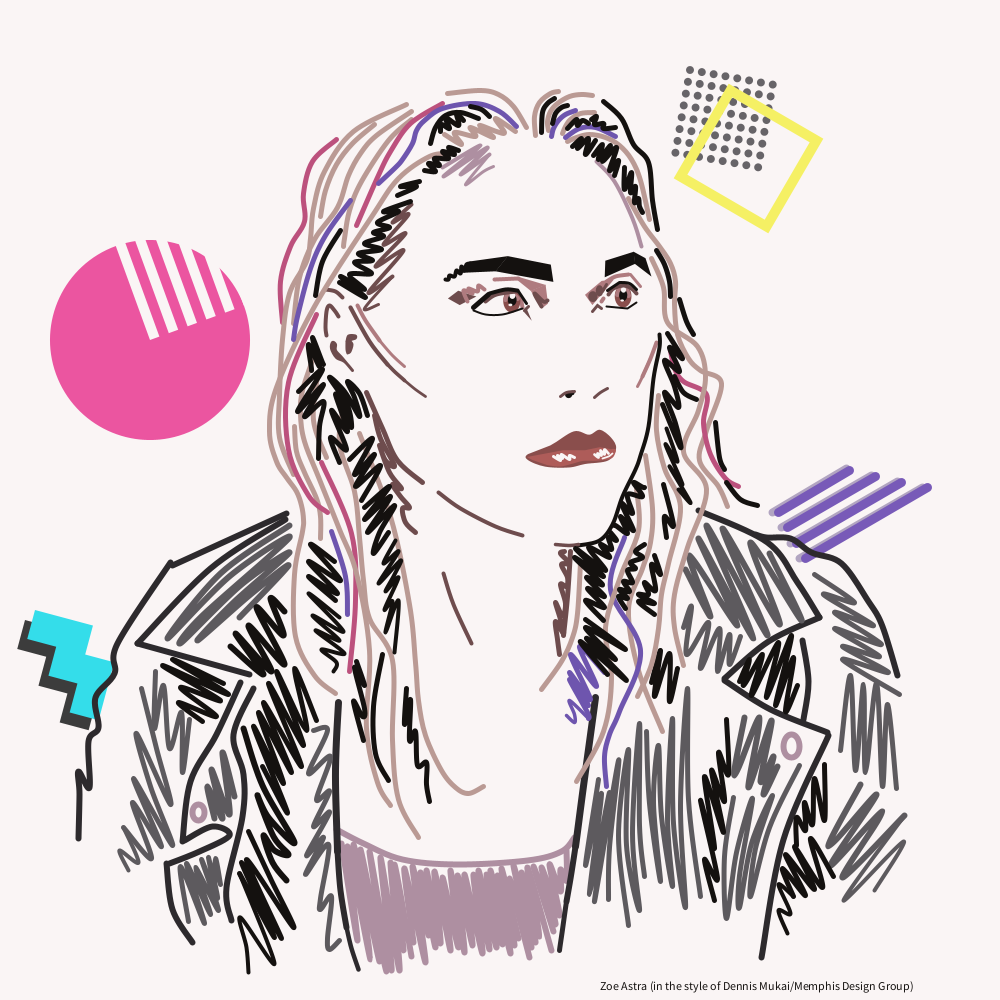
Frame 1 (no input)
Frame 60 (the mouse pressed at the canvas centre just before this capture): identical to frame 1, image omitted
Frame 120 (the mouse held since frame 60 and released just before this capture): identical to frame 1, image omitted

The Processing sketch that drew this single still picture (run headless with seeded random() and noise(); from frame 60 on, the mouse is pressed at the canvas centre):

// Processing sketch: astraz_self_portrait
// ── astraz_self_portrait.pde
int MOUSE_CLICKED = 0;

void settings() {
  size(1000, 1000);
}

void setup() {
  //noLoop();
}

// main loop
void draw() {
  // background
  background(250, 245, 245);
  
  // BG object hider
  if (MOUSE_CLICKED == 0) {
    bg_objects();
  }
  
  // clothes
  shirt();
  jacket();
  jacket_color();
  
  // body
  face();
  skin();
  hair();
  hair_shadow();
  
  //credits
  textSize(12);
  fill(20, 17, 15);
  //save("selfie.png");
  text("Zoe Astra (in the style of Dennis Mukai/Memphis Design Group)", 600, 990);
}

// record mouse click to hide BG objects
void mouseClicked() {
  if (MOUSE_CLICKED == 0) {
    MOUSE_CLICKED = 1;
  } else {
    MOUSE_CLICKED = 0;
  }
}

// ── bg_objects.pde
// this was thrown together in about an hour and is not formatted well nor commented well

void bg_objects() {
  // grey dots
  translate(690, 70);
  rotate(radians(10));
  noStroke();
  fill(103, 100, 104);
  
  int h_position_dots = 0;
  int v_position_dots = 0;
  
  for (int vert = 0; vert <= 7; vert++) {
    for (int horiz = 0; horiz <= 7; horiz++) {
      circle(0 + h_position_dots, 0 + v_position_dots, 8);
      h_position_dots += 12;
    }
    h_position_dots = 0;
    v_position_dots += 12;
  }
  h_position_dots = 0;
  v_position_dots = 0;
  resetMatrix();
  
  // yellow square
  translate(730, 90);
  rotate(radians(30));
  noFill();
  strokeWeight(10);
  stroke(245, 240, 100);
  square(0, 0, 100);
  resetMatrix();
  
  // pink circle
  translate(150, 340);
  rotate(radians(250));
  noStroke();
  fill(235, 85, 160);
  circle(0, 0, 200);
  fill(250, 245, 245);
  int v_position_circle_lines = 0;
  for (int vert = 0; vert <= 7; vert++) {
    rect(0, 0 + v_position_circle_lines, 220, 10);
    v_position_circle_lines += 20;
  }
  v_position_circle_lines = 0;
  resetMatrix();
  
  // purple lines shadow
  translate(772, 512);
  rotate(radians(330));
  noFill();
  strokeWeight(8);
  stroke(178, 165, 193);
  int v_position_lines_s = 0;
  int h_length_lines_s = 0;
  for (int vert = 0; vert <= 3; vert++) {
    beginShape();
    vertex(0, 0 + v_position_lines_s);
    vertex(86 + h_length_lines_s, 0 + v_position_lines_s);
    endShape();
    v_position_lines_s += 18;
    h_length_lines_s += 19;
  }
  v_position_lines_s = 0;
  h_length_lines_s = 0;
  resetMatrix();
  
  // purple lines
  translate(778, 512);
  rotate(radians(330));
  noFill();
  strokeWeight(9);
  stroke(120, 90, 184);
  int v_position_lines = 0;
  int h_length_lines = 0;
  for (int vert = 0; vert <= 3; vert++) {
    beginShape();
    vertex(0, 0 + v_position_lines);
    vertex(82 + h_length_lines, 0 + v_position_lines);
    endShape();
    v_position_lines += 18;
    h_length_lines += 20;
  }
  v_position_lines = 0;
  h_length_lines = 0;
  resetMatrix();
  
  //squiggle shadow
  translate(25, 620);
  rotate(radians(15));
  noStroke();
  fill(60, 60, 60);
  beginShape();
    vertex(0, 0);
    vertex(60, 0);
    vertex(60, 30);
    vertex(90, 30);
    vertex(90, 90);
    vertex(60, 90);
    vertex(60, 60);
    vertex(30, 60);
    vertex(30, 30);
    vertex(0, 30);
    vertex(0, 0);
    endShape();
  resetMatrix();
  
  //squiggle
  translate(35, 610);
  rotate(radians(15));
  noStroke();
  fill(52, 221, 234);
  beginShape();
    vertex(0, 0);
    vertex(60, 0);
    vertex(60, 30);
    vertex(90, 30);
    vertex(90, 90);
    vertex(60, 90);
    vertex(60, 60);
    vertex(30, 60);
    vertex(30, 30);
    vertex(0, 30);
    vertex(0, 0);
    endShape();
  resetMatrix();
}

// ── face.pde
void face() {
  // -eyebrows
  // --left
  noStroke();
  
  fill(20, 17, 15);
  quad(469.3, 261.5, 508, 256.1, 495.8, 271.3, 460.5, 272.9);
  quad(507.7, 256.1, 550.8, 264.6, 553.4, 281.9, 495.5, 271.3);
  
  beginShape();
  noFill();
  strokeWeight(4);
  stroke(20, 17, 15);
  curveVertex(445, 279);
  curveVertex(445, 279);
  curveVertex(448.6, 279.3);
  curveVertex(449.5, 275);
  curveVertex(454.8, 276.7);
  curveVertex(456.1, 270);
  curveVertex(460.4, 273.1);
  curveVertex(461.6, 266.9);
  curveVertex(464.5, 270.8);
  curveVertex(466.5, 264.8);
  curveVertex(470.4, 263.6);
  curveVertex(470.4, 263.6);
  endShape();
  
  // --right
  noStroke();
  
  fill(20, 17, 15);
  quad(605.3, 260.7, 633.9, 251.7, 635.2, 263.8, 604.7, 277.3);
  quad(633.6, 251.7, 645.5, 258.2, 651.5, 276.6, 634.8, 263.8);


  // -eyes
  // --shadow
  // ---left
  noStroke();
  
  fill(110, 76, 77);
  quad(447.9, 298.5, 458.2, 290.7, 476.4, 296.5, 459.7, 305.1);
  
  fill(175, 123, 127);
  quad(545.6, 284.7, 548, 303.6, 541.5, 308.7, 530.7, 290.7);
  quad(519.1, 277, 545.9, 285, 530.9, 291, 516.3, 279.3);
  
  noFill();
  
  beginShape();
  strokeWeight(4);
  stroke(175, 123, 127);
  vertex(494.5, 279.3);
  vertex(518.3, 278);
  endShape();
  
  beginShape();
  strokeWeight(4);
  stroke(175, 123, 127);
  curveVertex(467.6, 301.4);
  curveVertex(467.6, 301.4);
  curveVertex(463.2, 290.9);
  curveVertex(472.9, 293.8);
  curveVertex(468.8, 288);
  curveVertex(477.9, 291.5);
  curveVertex(478.1, 285.9);
  curveVertex(484.5, 289.4);
  curveVertex(484.5, 289.4);
  endShape();
  
  beginShape();
  strokeWeight(4);
  stroke(110, 76, 77);
  curveVertex(541, 306);
  curveVertex(541, 306);
  curveVertex(534, 293.6);
  curveVertex(543.3, 301);
  curveVertex(547.6, 300.6);
  curveVertex(547.6, 300.6);
  endShape();
  
  noStroke();
  fill(110, 76, 77);
  triangle(522.9, 310.8, 526.2, 307.6, 531.8, 320.8);
  
  beginShape();
  noFill();
  stroke(110, 76, 77);
  strokeWeight(3);
  vertex(524.1, 310.6);
  vertex(528.2, 306.5);
  endShape();
  
  // ---right
  noStroke();
   
  fill(175, 123, 127);
  quad(585, 294.8, 601.6, 280.9, 613.9, 279.5, 592.4, 305.1);
  
  noFill();
  
  beginShape();
  strokeWeight(4);
  stroke(175, 123, 127);
  curveVertex(606.5, 281.6);
  curveVertex(606.5, 281.6);
  curveVertex(615.6, 276.7);
  curveVertex(628.7, 274.2);
  curveVertex(628.7, 274.2);
  endShape();
  
  beginShape();
  strokeWeight(3);
  stroke(175, 123, 127);
  vertex(630.3, 274.7);
  vertex(640.1, 286.8);
  endShape();
  
  ellipseMode(CENTER);
  noStroke();
  fill(110, 76, 77);
  ellipse(592.9, 296.6, 9.3, 10.8);
  ellipse(599.5, 290.8, 7.6, 11.2);
  
  beginShape();
  strokeWeight(3);
  stroke(110, 76, 77);
  vertex(602.3, 291);
  vertex(606.5, 284.3);
  endShape();
  
  beginShape();
  noFill();
  strokeWeight(3);
  stroke(110, 76, 77);
  vertex(592.7, 311.5);
  vertex(597.9, 305.1);
  vertex(601, 308.9);
  endShape();
  
  
  
  // --orbit
  // ---left
  beginShape();
  noFill();
  strokeWeight(4);
  stroke(175, 123, 127);
  vertex(520.6, 296.9);
  vertex(522.3, 307.6);
  endShape();
  
  ellipseMode(CENTER);
  noStroke();
  fill(138, 78, 76);
  ellipse(511.8, 300.8, 17.2, 23.6);
  
  beginShape();
  noFill();
  strokeWeight(5);
  stroke(175, 123, 127);
  curveVertex(505.5, 299.2);
  curveVertex(505.5, 299.2);
  curveVertex(510.4, 292.1);
  curveVertex(517.9, 298.9);
  curveVertex(517.9, 298.9);
  endShape();
  
  ellipseMode(CENTER);
  noStroke();
  fill(20, 17, 15);
  ellipse(512.2, 299.9, 8.8, 11.7);
  
  ellipseMode(CENTER);
  noStroke();
  fill(250, 245, 245);
  ellipse(512.4, 295.7, 5.9, 6.5);

  ellipseMode(CENTER);
  noStroke();
  fill(250, 245, 245);
  ellipse(510.4, 304.9, 4, 2.7);
  
  // ---right 
  beginShape();
  noFill();
  strokeWeight(4);
  stroke(175, 123, 127);
  vertex(601.8, 301.6);
  vertex(603.5, 298.2);
  endShape();
  
  ellipseMode(CENTER);
  noStroke();
  fill(138, 78, 76);
  ellipse(623.1, 296.2, 16.8, 22.6);
  
  beginShape();
  noFill();
  strokeWeight(5);
  stroke(175, 123, 127);
  curveVertex(617, 294.5);
  curveVertex(617, 294.5);
  curveVertex(623, 283);
  curveVertex(628.4, 295.7);
  curveVertex(628.4, 295.7);
  endShape();
  
  ellipseMode(CENTER);
  noStroke();
  fill(20, 17, 15);
  ellipse(623.2, 295.2, 8.2, 11.7);
  
  ellipseMode(CENTER);
  noStroke();
  fill(250, 245, 245);
  ellipse(623.5, 289.8, 5.2, 5.8);

  ellipseMode(CENTER);
  noStroke();
  fill(250, 245, 245);
  ellipse(622.2, 300.5, 3.6, 2.2);
  
  
  // --orbitshadow
  // ---left
  noFill();
  
  beginShape();
  strokeWeight(4);
  stroke(110, 76, 77);
  curveVertex(485, 301);
  curveVertex(485, 301);
  curveVertex(496, 294);
  curveVertex(516.9, 291.6);
  curveVertex(516.9, 291.6);
  endShape();
  
  // ---right
  beginShape();
  strokeWeight(4);
  stroke(110, 76, 77);
  curveVertex(608.6, 294.6);
  curveVertex(608.6, 294.6);
  curveVertex(613.7, 288.3);
  curveVertex(623.8, 285.3);
  curveVertex(631.8, 288.3);
  curveVertex(636, 293.3);
  curveVertex(636, 293.3);
  endShape();
  
  
  // --liner
  // ---left 
  beginShape();
  strokeWeight(5);
  stroke(20, 17, 15);
  vertex(473.1, 307.2);
  vertex(488.7, 294.2);
  endShape();
  
  beginShape();
  strokeWeight(4);
  stroke(20, 17, 15);
  curveVertex(489.7, 293.5);
  curveVertex(489.7, 293.5);
  curveVertex(505, 289.6);
  curveVertex(517, 290);
  curveVertex(517, 290);
  endShape();
  
  beginShape();
  strokeWeight(3);
  stroke(20, 17, 15);
  vertex(518, 291);
  vertex(526.5, 303);
  endShape();
  
  beginShape();
  strokeWeight(2);
  stroke(20, 17, 15);
  curveVertex(473.8, 310.3);
  curveVertex(473.8, 310.3);
  curveVertex(485.8, 314);
  curveVertex(502, 314.7);
  curveVertex(522, 308.7);
  curveVertex(522, 308.7);
  endShape();
  
  // ---right
  beginShape();
  strokeWeight(3);
  stroke(20, 17, 15);
  vertex(607.2, 290.9);
  vertex(619, 282.6);
  endShape();

  beginShape();
  strokeWeight(3);
  stroke(20, 17, 15);
  curveVertex(620, 282.8);
  curveVertex(620, 282.8);
  curveVertex(629.5, 283.8);
  curveVertex(636.4, 289.8);
  curveVertex(636.4, 289.8);
  endShape();
  
  beginShape();
  strokeWeight(2);
  stroke(20, 17, 15);
  vertex(606.2, 306.4);
  vertex(627.9, 308.7);
  vertex(636.2, 302.5);
  endShape();
  
  
  // -nose
  noStroke();
  
  fill(20, 17, 15);
  circle(568.62, 394.53, 7.26);
  circle(572.25, 392.94, 4.59);
  
  noFill();
  
  beginShape();
  strokeWeight(3);
  stroke(110, 76, 77);
  curveVertex(560.35, 396.1);
  curveVertex(560.35, 396.1);
  curveVertex(566.77, 392.35);
  curveVertex(574.55, 391.45);
  curveVertex(574.55, 391.45);
  endShape();
  
  beginShape();
  strokeWeight(3);
  stroke(110, 76, 77);
  curveVertex(594.16, 397.52);
  curveVertex(594.16, 397.52);
  curveVertex(600.1, 392.23);
  curveVertex(607.52, 388.35);
  curveVertex(607.52, 388.35);
  endShape();
  

  
  // -lips
  // --fill
  // ---upper
  noStroke();  
  
  beginShape();
  fill(138, 78, 76);
  curveVertex(528, 454.1);
  curveVertex(550.29, 445.45);
  curveVertex(573.82, 431.36);
  curveVertex(589.18, 434.70);
  curveVertex(599.84, 429.77);
  curveVertex(611.19, 437.77);
  curveVertex(616.1, 448.35);
  curveVertex(608.23, 460.48);
  curveVertex(585.04, 464.02);
  curveVertex(568.87, 467.5);
  curveVertex(545.09, 466.63);
  curveVertex(528, 460.1);
  curveVertex(528, 454.1);
  curveVertex(550.29, 445.45);
  endShape();
  
  // ---lower
  beginShape();
  fill(174, 92, 89);
  vertex(526.94, 457);
  vertex(562.81, 450.29);
  vertex(584.74, 450.29);
  vertex(599.71, 447.19);
  vertex(611.06, 449.23);
  curveVertex(616.23, 446.94);
  curveVertex(616.23, 446.94);
  curveVertex(615.56, 452.29);
  curveVertex(611.06, 458.55);
  curveVertex(596.55, 460.71);
  curveVertex(583.06, 460.9);
  curveVertex(571.32, 464.03);
  curveVertex(559.97, 466.55);
  curveVertex(547.58, 465.26);
  curveVertex(547.58, 465.26);
  vertex(532.1, 459.87);
  vertex(526.94, 457);
  vertex(562.81, 450.29);
  endShape();
  
  noFill();
  
  // --shine
  beginShape();
  strokeWeight(3);
  stroke(250, 245, 245);
  curveVertex(553.32, 456.16);
  curveVertex(553.32, 456.16);
  curveVertex(560.68, 460.81);
  curveVertex(557.45, 455.71);
  curveVertex(562.03, 458.87);
  curveVertex(561.13, 454.87);
  curveVertex(569.06, 459.58);
  curveVertex(569, 455.52);
  curveVertex(574.74, 457.16);
  curveVertex(574.74, 457.16);
  endShape();
  
  beginShape();
  strokeWeight(2.7);
  stroke(250, 245, 245);
  curveVertex(594.42, 454.29);
  curveVertex(594.42, 454.29);
  curveVertex(598.58, 457.74);
  curveVertex(597.52, 453.13);
  curveVertex(601.29, 455);
  curveVertex(600.03, 450);
  curveVertex(604.39, 454.45);
  curveVertex(604, 449.77);
  curveVertex(608.84, 453.03);
  curveVertex(608.84, 453.03);
  endShape();
  
  beginShape();
  strokeWeight(1.8);
  stroke(250, 245, 245);
  curveVertex(602.16, 458);
  curveVertex(602.16, 458);
  curveVertex(608.1, 456);
  curveVertex(612.87, 453.72);
  curveVertex(612.87, 453.72);
  endShape();
}

// ── hair.pde
void hair() {
  // -left
  //18
  beginShape();
  noFill();
  strokeWeight(5);
  stroke(186, 154, 148);
  curveVertex(515, 131);
  curveVertex(515, 131);
  curveVertex(495, 118);
  curveVertex(504, 132);
  curveVertex(496, 131);
  curveVertex(479, 125);
  curveVertex(493, 137);
  curveVertex(470, 127);
  curveVertex(475, 136);
  curveVertex(454, 132);
  curveVertex(461, 144);
  curveVertex(444, 134);
  curveVertex(444, 134);
  endShape();
  
  //17
  beginShape();
  noFill();
  strokeWeight(5);
  stroke(186, 154, 148);
  curveVertex(450, 153);
  curveVertex(450, 153);
  curveVertex(429, 156);
  curveVertex(398, 178);
  curveVertex(372, 215);
  curveVertex(314, 306);
  curveVertex(276, 387);
  curveVertex(269, 431);
  curveVertex(276, 461);
  curveVertex(286, 477);
  curveVertex(296, 491);
  curveVertex(301, 505);
  curveVertex(303, 519);
  curveVertex(302, 531);
  curveVertex(294, 574);
  curveVertex(295, 636);
  curveVertex(314, 675);
  curveVertex(335, 693);
  curveVertex(335, 693);
  endShape();
  
  //16
  beginShape();
  noFill();
  strokeWeight(5);
  stroke(186, 154, 148);
  curveVertex(411, 119);
  curveVertex(411, 119);
  curveVertex(388, 140);
  curveVertex(361, 181);
  curveVertex(349, 210);
  curveVertex(344, 238);
  curveVertex(343, 246);
  curveVertex(343, 246);
  endShape();  
  
  //15
  beginShape();
  noFill();
  strokeWeight(5);
  stroke(186, 154, 148);
  curveVertex(411, 111);
  curveVertex(411, 111);
  curveVertex(376, 135);
  curveVertex(360, 153);
  curveVertex(348, 175);
  curveVertex(337, 207);
  curveVertex(314, 239);
  curveVertex(299, 277);
  curveVertex(293, 323);
  curveVertex(293, 323);
  endShape();
  
  //14
  beginShape();
  noFill();
  strokeWeight(5);
  stroke(188, 81, 125);
  curveVertex(336, 139);
  curveVertex(336, 139);
  curveVertex(312, 161);
  curveVertex(303, 193);
  curveVertex(304, 221);
  curveVertex(290, 246);
  curveVertex(280, 281);
  curveVertex(282, 322);
  curveVertex(282, 322);
  endShape();
  
  //13
  beginShape();
  noFill();
  strokeWeight(5);
  stroke(186, 154, 148);
  curveVertex(406, 104);
  curveVertex(406, 104);
  curveVertex(353, 131);
  curveVertex(324, 171);
  curveVertex(313, 208);
  curveVertex(310, 238);
  curveVertex(306, 261);
  curveVertex(289, 293);
  curveVertex(282, 339);
  curveVertex(279, 395);
  curveVertex(279, 437);
  curveVertex(293, 474);
  curveVertex(293, 474);
  endShape();
  
  //12
  beginShape();
  noFill();
  strokeWeight(5);
  stroke(188, 81, 125);
  curveVertex(442, 103);
  curveVertex(442, 103);
  curveVertex(410, 123);
  curveVertex(390, 151);
  curveVertex(377, 177);
  curveVertex(356, 225);
  curveVertex(356, 225);
  endShape();
  
  //11
  beginShape();
  noFill();
  strokeWeight(5);
  stroke(110, 85, 174);
  curveVertex(516, 126);
  curveVertex(516, 126);
  curveVertex(499, 111);
  curveVertex(475, 103);
  curveVertex(442, 108);
  curveVertex(424, 120);
  curveVertex(416, 130);
  curveVertex(412, 143);
  curveVertex(402, 159);
  curveVertex(395, 167);
  curveVertex(378, 183);
  curveVertex(378, 183);
  endShape();
  
  //10
  beginShape();
  noFill();
  strokeWeight(5);
  stroke(110, 85, 174);
  curveVertex(350, 200);
  curveVertex(350, 200);
  curveVertex(325, 235);
  curveVertex(310, 268);
  curveVertex(297, 316);
  curveVertex(293, 339);
  curveVertex(293, 339);
  endShape(); 
   
  //9
  beginShape();
  noFill();
  strokeWeight(5);
  stroke(188, 81, 125);
  curveVertex(321, 462);
  curveVertex(321, 462);
  curveVertex(351, 533);
  curveVertex(355, 600);
  curveVertex(349, 671);
  curveVertex(349, 671);
  endShape();
  
  //8
  beginShape();
  noFill();
  strokeWeight(5);
  stroke(186, 154, 148);
  curveVertex(313, 357);
  curveVertex(313, 357);
  curveVertex(302, 390);
  curveVertex(300, 414);
  curveVertex(304, 441);
  curveVertex(319, 479);
  curveVertex(339, 529);
  curveVertex(356, 573);
  curveVertex(369, 650);
  curveVertex(366, 728);
  curveVertex(377, 782);
  curveVertex(390, 805);
  curveVertex(390, 805);
  endShape();

  //7
  beginShape();
  noFill();
  strokeWeight(5);
  stroke(186, 154, 148);
  curveVertex(294, 426);
  curveVertex(294, 426);
  curveVertex(296, 451);
  curveVertex(304, 472);
  curveVertex(316, 498);
  curveVertex(320, 516);
  curveVertex(320, 538);
  curveVertex(320, 538);
  endShape();
  
  //6
  beginShape();
  noFill();
  strokeWeight(5);
  stroke(188, 81, 125);
  curveVertex(316, 314);
  curveVertex(316, 314);
  curveVertex(288, 382);
  curveVertex(288, 449);
  curveVertex(308, 495);
  curveVertex(327, 512);
  curveVertex(327, 512);
  endShape(); 

  //5
  beginShape();
  noFill();
  strokeWeight(5);
  stroke(110, 85, 174);
  curveVertex(331, 531);
  curveVertex(331, 531);
  curveVertex(345, 576);
  curveVertex(347, 614);
  curveVertex(347, 614);
  endShape();

  //4
  beginShape();
  noFill();
  strokeWeight(5);
  stroke(186, 154, 148);
  curveVertex(344, 401);
  curveVertex(344, 401);
  curveVertex(339, 443);
  curveVertex(354, 491);
  curveVertex(359, 537);
  curveVertex(363, 580);
  curveVertex(369, 618);
  curveVertex(392, 660);
  curveVertex(392, 740);
  curveVertex(398, 799);
  curveVertex(418, 837);
  curveVertex(418, 837);
  endShape();
  
  //3
  beginShape();
  noFill();
  strokeWeight(5);
  stroke(186, 154, 148);
  curveVertex(359, 433);
  curveVertex(359, 433);
  curveVertex(390, 516);
  curveVertex(409, 604);
  curveVertex(415, 662);
  curveVertex(418, 700);
  curveVertex(425, 735);
  curveVertex(441, 770);
  curveVertex(455, 787);
  curveVertex(468, 793);
  curveVertex(483, 786);
  curveVertex(483, 786);
  endShape();
  
  //2
  beginShape();
  noFill();
  strokeWeight(5);
  stroke(186, 154, 148);
  curveVertex(317, 375);
  curveVertex(317, 375);
  curveVertex(313, 420);
  curveVertex(326, 457);
  curveVertex(326, 457);
  endShape();
  
  //1
  beginShape();
  noFill();
  strokeWeight(5);
  stroke(186, 154, 148);
  curveVertex(374, 124);
  curveVertex(374, 124);
  curveVertex(352, 143);
  curveVertex(336, 164);
  curveVertex(325, 190);
  curveVertex(320, 216);
  curveVertex(320, 216);
  endShape();
  
  
  // -right
  //16
  beginShape();
  noFill();
  strokeWeight(5);
  stroke(186, 154, 148);
  curveVertex(535, 135);
  curveVertex(535, 135);
  curveVertex(534, 116);
  curveVertex(539, 102);
  curveVertex(550, 93);
  curveVertex(558, 91);
  curveVertex(558, 91);
  endShape();
  
  //15
  beginShape();
  noFill();
  strokeWeight(5);
  stroke(186, 154, 148);
  curveVertex(548, 130);
  curveVertex(548, 130);
  curveVertex(547, 121);
  curveVertex(550, 111);
  curveVertex(557, 103);
  curveVertex(569, 96);
  curveVertex(581, 94);
  curveVertex(592, 95);
  curveVertex(592, 95);
  endShape();
  
  //14
  beginShape();
  noFill();
  strokeWeight(5);
  stroke(186, 154, 148);
  curveVertex(562, 133);
  curveVertex(562, 133);
  curveVertex(565, 126);
  curveVertex(570, 119);
  curveVertex(580, 113);
  curveVertex(594, 112);
  curveVertex(594, 112);
  endShape();
  
  //13
  beginShape();
  noFill();
  strokeWeight(5);
  stroke(186, 154, 148);
  curveVertex(567, 141);
  curveVertex(567, 141);
  curveVertex(576, 137);
  curveVertex(589, 134);
  curveVertex(605, 137);
  curveVertex(619, 145);
  curveVertex(631, 159);
  curveVertex(640, 180);
  curveVertex(649, 219);
  curveVertex(649, 219);
  endShape();
  
  //12
  beginShape();
  noFill();
  strokeWeight(5);
  stroke(186, 154, 148);
  curveVertex(628, 198);
  curveVertex(628, 198);
  curveVertex(644, 226);
  curveVertex(659, 246);
  curveVertex(670, 263);
  curveVertex(675,281);
  curveVertex(674, 304);
  curveVertex(677, 334);
  curveVertex(688, 358);
  curveVertex(700, 370);
  curveVertex(721, 383);
  curveVertex(706, 430);
  curveVertex(699, 460);
  curveVertex(718, 486);
  curveVertex(727, 506);
  curveVertex(727, 506);
  endShape();
  
  //11
  beginShape();
  noFill();
  strokeWeight(5);
  stroke(188, 81, 125);
  curveVertex(670, 350);
  curveVertex(670, 350);
  curveVertex(674, 368);
  curveVertex(683, 381);
  curveVertex(706, 394);
  curveVertex(703, 423);
  curveVertex(710, 454);
  curveVertex(725, 478);
  curveVertex(738, 486);
  curveVertex(738, 486);
  endShape();
  
  //10
  beginShape();
  noFill();
  strokeWeight(5);
  stroke(186, 154, 148);
  curveVertex(651, 258);
  curveVertex(651, 258);
  curveVertex(663, 287);
  curveVertex(667, 322);
  curveVertex(697, 346);
  curveVertex(705, 376);
  curveVertex(698, 410);
  curveVertex(683, 451);
  curveVertex(706, 489);
  curveVertex(687, 547);
  curveVertex(674, 594);
  curveVertex(674, 627);
  curveVertex(683, 665);
  curveVertex(683, 665);
  endShape();
  
  //9
  beginShape();
  noFill();
  strokeWeight(5);
  stroke(186, 154, 148);
  curveVertex(658, 395);
  curveVertex(658, 395);
  curveVertex(656, 430);
  curveVertex(664, 468);
  curveVertex(680, 507);
  curveVertex(668, 563);
  curveVertex(661, 594);
  curveVertex(658, 628);
  curveVertex(651, 664);
  curveVertex(637, 696);
  curveVertex(637, 696);
  endShape();
  
  //8
  beginShape();
  noFill();
  strokeWeight(5);
  stroke(186, 154, 148);
  curveVertex(645, 455);
  curveVertex(645, 455);
  curveVertex(652, 508);
  curveVertex(650, 542);
  curveVertex(642, 568);
  curveVertex(628, 609);
  curveVertex(638, 670);
  curveVertex(662, 731);
  curveVertex(662, 731);
  endShape();
  
  //7
  beginShape();
  noFill();
  strokeWeight(5);
  stroke(110, 85, 174);
  curveVertex(551, 136);
  curveVertex(551, 136);
  curveVertex(553, 128);
  curveVertex(558, 120);
  curveVertex(565, 114);
  curveVertex(575, 110);
  curveVertex(575, 110);
  endShape();
  
  //6
  beginShape();
  noFill();
  strokeWeight(5);
  stroke(110, 85, 174);
  curveVertex(565, 137);
  curveVertex(565, 137);
  curveVertex(579, 128);
  curveVertex(595, 127);
  curveVertex(615, 136);
  curveVertex(615, 136);
  endShape();
  
  //5
  beginShape();
  noFill();
  strokeWeight(5);
  stroke(110, 85, 174);
  curveVertex(624, 537);
  curveVertex(624, 537);
  curveVertex(610, 589);
  curveVertex(640, 650);
  curveVertex(619, 711);
  curveVertex(609, 734);
  curveVertex(604, 756);
  curveVertex(606, 786);
  curveVertex(606, 786);
  endShape();
  
  //4
  beginShape();
  noFill();
  strokeWeight(5);
  stroke(186, 154, 148);
  curveVertex(636, 488);
  curveVertex(636, 488);
  curveVertex(638, 530);
  curveVertex(620, 576);
  curveVertex(605, 627);
  curveVertex(611, 678);
  curveVertex(603, 731);
  curveVertex(576, 781);
  curveVertex(576, 781);
  endShape();
  
  //3
  beginShape();
  noFill();
  strokeWeight(5);
  stroke(186, 154, 148);
  curveVertex(580, 562);
  curveVertex(580, 562);
  curveVertex(577, 613);
  curveVertex(572, 637);
  curveVertex(561, 661);
  curveVertex(541, 689);
  curveVertex(541, 689);
  endShape(); 
  
  //2
  beginShape();
  noFill();
  strokeWeight(5);
  stroke(186, 154, 148);
  curveVertex(526, 127);
  curveVertex(526, 127);
  curveVertex(513, 106);
  curveVertex(498, 94);
  curveVertex(480, 90);
  curveVertex(447, 93);
  curveVertex(447, 93);
  endShape();
  
  //1 X - moved to shadow
}

// ── hair_shadow.pde
void hair_shadow() {
  // -left
  //18
  beginShape();
  noFill();
  strokeWeight(5);
  stroke(20, 17, 15);
  curveVertex(470, 106);
  curveVertex(470, 106);
  curveVertex(481, 109);
  curveVertex(489, 116);
  curveVertex(489, 116);
  endShape();
  
  //17
  beginShape();
  noFill();
  strokeWeight(5);
  stroke(20, 17, 15);
  curveVertex(478, 118);
  curveVertex(478, 118);
  curveVertex(460, 112);
  curveVertex(445, 115);
  curveVertex(435, 127);
  curveVertex(430, 143);
  curveVertex(430, 143);
  endShape();
  
  //16
  beginShape();
  noFill();
  strokeWeight(5);
  stroke(20, 17, 15);
  curveVertex(458, 150);
  curveVertex(458, 150);
  curveVertex(448, 147);
  curveVertex(454, 154);
  curveVertex(442, 151);
  curveVertex(448, 158);
  curveVertex(434, 158);
  curveVertex(439, 165);
  curveVertex(428, 163);
  curveVertex(435, 171);
  curveVertex(424, 170);
  curveVertex(424, 170);
  endShape();
  
  //15
  beginShape();
  noFill();
  strokeWeight(5);
  stroke(20, 17, 15);
  curveVertex(419, 181);
  curveVertex(419, 181);
  curveVertex(400, 186);
  curveVertex(416, 186);
  curveVertex(397, 195);
  curveVertex(397, 195);
  endShape();
  
  //14
  beginShape();
  noFill();
  strokeWeight(5);
  stroke(20, 17, 15);
  curveVertex(410, 201);
  curveVertex(410, 201);
  curveVertex(383, 211);
  curveVertex(398, 211);
  curveVertex(377, 222);
  curveVertex(389, 227);
  curveVertex(373, 232);
  curveVertex(383, 236);
  curveVertex(364, 243);
  curveVertex(381, 249);
  curveVertex(358, 253);
  curveVertex(372, 260);
  curveVertex(354, 262);
  curveVertex(371, 273);
  curveVertex(349, 274);
  curveVertex(364, 289);
  curveVertex(340, 276);
  curveVertex(365, 297);
  curveVertex(339, 282);
  curveVertex(339, 282);
  endShape();
  
  //13
  beginShape();
  noFill();
  strokeWeight(5);
  stroke(20, 17, 15);
  curveVertex(340, 230);
  curveVertex(340, 230);
  curveVertex(322, 261);
  curveVertex(315, 295);
  curveVertex(315, 295);
  endShape();
  
  //12
  beginShape();
  noFill();
  strokeWeight(5);
  stroke(20, 17, 15);
  curveVertex(313, 328);
  curveVertex(323, 364);
  curveVertex(312, 337);
  curveVertex(319, 366);
  curveVertex(308, 344);
  curveVertex(311, 370);
  curveVertex(304, 352);
  endShape();
  
  //11
  beginShape();
  noFill();
  strokeWeight(5);
  stroke(20, 17, 15);
  curveVertex(298, 391);
  curveVertex(298, 391);
  curveVertex(322, 369);
  curveVertex(297, 411);
  curveVertex(323, 384);
  curveVertex(304, 416);
  curveVertex(323, 401);
  curveVertex(319, 426);
  curveVertex(318, 458);
  curveVertex(318, 458);
  endShape();
  
  //10
  beginShape();
  noFill();
  strokeWeight(5);
  stroke(20, 17, 15);
  curveVertex(367, 415);
  curveVertex(367, 415);
  curveVertex(359, 393);
  curveVertex(347, 381);
  curveVertex(354, 397);
  curveVertex(359, 416);
  curveVertex(344, 391);
  curveVertex(329, 377);
  curveVertex(347, 405);
  curveVertex(351, 427);
  curveVertex(344, 409);
  curveVertex(335, 394);
  curveVertex(347, 431);
  curveVertex(331, 410);
  curveVertex(346, 449);
  curveVertex(330, 437);
  curveVertex(339, 462);
  curveVertex(339, 462);
  endShape();
  
  //9
  beginShape();
  noFill();
  strokeWeight(5);
  stroke(20, 17, 15);
  curveVertex(349, 459);
  curveVertex(349, 459);
  curveVertex(372, 438);
  curveVertex(354, 474);
  curveVertex(374, 454);
  curveVertex(355, 486);
  curveVertex(380, 465);
  curveVertex(361, 500);
  curveVertex(361, 500);
  endShape();
  
  //8
  beginShape();
  noFill();
  strokeWeight(5);
  stroke(20, 17, 15);
  curveVertex(364, 507);
  curveVertex(364, 507);
  curveVertex(389, 486);
  curveVertex(364, 519);
  curveVertex(390, 496);
  curveVertex(367, 532);
  curveVertex(394, 505);
  curveVertex(379, 532);
  curveVertex(373, 553);
  curveVertex(388, 532);
  curveVertex(388, 532);
  endShape();
  
  //7
  beginShape();
  noFill();
  strokeWeight(4);
  stroke(20, 17, 15);
  curveVertex(395, 540); 
  curveVertex(395, 540);
  curveVertex(383, 563);
  curveVertex(398, 551);
  curveVertex(378, 583);
  curveVertex(400, 560);
  curveVertex(394, 574);
  curveVertex(385, 591);
  curveVertex(398, 577);
  curveVertex(384, 609);
  curveVertex(392, 601);
  curveVertex(385, 632);
  curveVertex(398, 600);
  curveVertex(394, 652);
  curveVertex(394, 652);
  endShape();
  
  //6
  beginShape();
  noFill();
  strokeWeight(5);
  stroke(20, 17, 15);
  curveVertex(382, 654);
  curveVertex(382, 654);
  curveVertex(373, 706);
  curveVertex(375, 753);
  curveVertex(388, 780);
  curveVertex(388, 780);
  endShape();
  
  //5
  beginShape();
  noFill();
  strokeWeight(5);
  stroke(20, 17, 15);
  curveVertex(356, 661);
  curveVertex(356, 661);
  curveVertex(364, 685);
  curveVertex(354, 667);
  curveVertex(364, 708);
  curveVertex(362, 716);
  curveVertex(353, 701);
  curveVertex(363, 740);
  curveVertex(363, 740);
  endShape();
  
  //4
  beginShape();
  noFill();
  strokeWeight(5);
  stroke(20, 17, 15);
  curveVertex(406, 688);
  curveVertex(406, 688);
  curveVertex(404, 724);
  curveVertex(410, 699);
  curveVertex(409, 740);
  curveVertex(415, 731);
  curveVertex(417, 765);
  curveVertex(426, 762);
  curveVertex(426, 784);
  curveVertex(429, 801);
  curveVertex(429, 801);
  endShape();
  
  //3
  beginShape();
  noFill();
  strokeWeight(5);
  stroke(20, 17, 15);
  curveVertex(334, 561);
  curveVertex(334, 561);
  curveVertex(310, 544);
  curveVertex(340, 580);
  curveVertex(308, 561);
  curveVertex(337, 593);
  curveVertex(308, 576);
  curveVertex(335, 600);
  curveVertex(335, 600);
  endShape();
  
  //2
  beginShape();
  noFill();
  strokeWeight(4 );
  stroke(20, 17, 15);
  curveVertex(339, 617);
  curveVertex(339, 617);
  curveVertex(308, 593);
  curveVertex(343, 631);
  curveVertex(312, 615);
  curveVertex(339, 640);
  curveVertex(315, 630);
  curveVertex(344, 653);
  curveVertex(321, 649);
  curveVertex(336, 662);
  curveVertex(333, 671);
  curveVertex(333, 671);
  endShape();
  
  //1
  beginShape();
  noFill();
  strokeWeight(5);
  stroke(20, 17, 15);
  curveVertex(463, 120);
  curveVertex(463, 120);
  curveVertex(456, 113);
  curveVertex(458, 125);
  curveVertex(445, 117);
  curveVertex(449, 128);
  curveVertex(441, 124);
  curveVertex(440, 131);
  curveVertex(440, 131);
  endShape();
  
  // -right
  //22
  beginShape();
  noFill();
  strokeWeight(5);
  stroke(20, 17, 15);
  curveVertex(603, 101);
  curveVertex(603, 101);
  curveVertex(621, 118);
  curveVertex(633, 144);
  curveVertex(648, 162);
  curveVertex(652, 200);
  curveVertex(657, 229);
  curveVertex(657, 229);
  endShape();
  
  //21
  beginShape();
  noFill();
  strokeWeight(5);
  stroke(20, 17, 15);
  curveVertex(541, 132); 
  curveVertex(541, 132); 
  curveVertex(542, 112);
  curveVertex(547, 103);
  curveVertex(554, 98);
  curveVertex(554, 98);
  endShape();
  
  //20
  beginShape();
  noFill();
  strokeWeight(5);
  stroke(20, 17, 15);
  curveVertex(552, 123);
  curveVertex(552, 123);
  curveVertex(555, 113);
  curveVertex(561, 107);
  curveVertex(567, 105);
  curveVertex(567, 105);
  endShape();
  
  //19
  beginShape();
  noFill();
  strokeWeight(5);
  stroke(20, 17, 15);
  curveVertex(567, 128);
  curveVertex(567, 128);
  curveVertex(576, 119);
  curveVertex(577, 125);
  curveVertex(582, 120);
  curveVertex(588, 123);
  curveVertex(588, 123);
  endShape();
  
  //18
  beginShape();
  noFill();
  strokeWeight(5);
  stroke(20, 17, 15);
  curveVertex(591, 119);
  curveVertex(591, 119);
  curveVertex(596, 116);
  curveVertex(594, 124);
  curveVertex(603, 123);
  curveVertex(603, 128);
  curveVertex(615, 127);
  curveVertex(615, 127);
  endShape();
  
  //17
  beginShape();
  noFill();
  strokeWeight(5);
  stroke(20, 17, 15);
  curveVertex(572, 146);
  curveVertex(572, 146);
  curveVertex(581, 138);
  curveVertex(577, 148);
  curveVertex(588, 138);
  curveVertex(585, 154);
  curveVertex(595, 140);
  curveVertex(595, 140);
  endShape();
  
  //16
  beginShape();
  noFill();
  strokeWeight(5);
  stroke(20, 17, 15);
  curveVertex(593, 155);
  curveVertex(593, 155);
  curveVertex(602, 144);
  curveVertex(598, 159);
  curveVertex(610, 145);
  curveVertex(602, 161);
  curveVertex(616, 147);
  curveVertex(609, 170);
  curveVertex(618, 160);
  curveVertex(614, 175);
  curveVertex(614, 175);
  endShape();
  
  //15
  beginShape();
  noFill();
  strokeWeight(5);
  stroke(20, 17, 15);
  curveVertex(624, 167);
  curveVertex(624, 167);
  curveVertex(624, 189);
  curveVertex(631, 172);
  curveVertex(630, 192);
  curveVertex(635, 186);
  curveVertex(634, 202);
  curveVertex(638, 198);
  curveVertex(639, 206);
  curveVertex(642, 212);
  curveVertex(642, 212);
  endShape();
  
  //14
  beginShape();
  noFill();
  strokeWeight(5);
  stroke(20, 17, 15);
  curveVertex(656, 250);
  curveVertex(656, 250);
  curveVertex(664, 264);
  curveVertex(669, 281);
  curveVertex(670, 296);
  curveVertex(670, 296);
  endShape();
  
  //13
  beginShape();
  noFill();
  strokeWeight(5);
  stroke(20, 17, 15);
  curveVertex(679, 299);
  curveVertex(679, 299);
  curveVertex(686, 321);
  curveVertex(693, 334);
  curveVertex(693, 334);
  endShape();
  
  //12
  beginShape();
  noFill();
  strokeWeight(5);
  stroke(20, 17, 15);
  curveVertex(667, 333);
  curveVertex(667, 333);
  curveVertex(682, 358);
  curveVertex(669, 347);
  curveVertex(679, 371);
  curveVertex(664, 360);
  curveVertex(674, 386);
  curveVertex(678, 407);
  curveVertex(664, 392);
  curveVertex(675, 423);
  curveVertex(680, 447);
  curveVertex(662, 404);
  curveVertex(662, 404);
  endShape();
  
  //11
  beginShape();
  noFill();
  strokeWeight(4 );
  stroke(20, 17, 15);
  curveVertex(666, 428);
  curveVertex(666, 428);
  curveVertex(677, 461);
  curveVertex(665, 444);
  curveVertex(682, 484);
  curveVertex(669, 466);
  curveVertex(690, 502);
  curveVertex(678, 489);
  curveVertex(678, 489);
  endShape();
  
  //10
  beginShape();
  noFill();
  strokeWeight(5);
  stroke(20, 17, 15);
  curveVertex(674, 376);
  curveVertex(674, 376);
  curveVertex(683, 392);
  curveVertex(696, 399);
  curveVertex(696, 399);
  endShape();
  
  //9
  beginShape();
  noFill();
  strokeWeight(5);
  stroke(20, 17, 15);
  curveVertex(715, 422);
  curveVertex(715, 422);
  curveVertex(719, 457);
  curveVertex(724, 469);
  curveVertex(724, 469);
  endShape();
  
  //8
  beginShape();
  noFill();
  strokeWeight(5);
  stroke(20, 17, 15);
  curveVertex(726, 482);
  curveVertex(726, 482);
  curveVertex(740, 499);
  curveVertex(757, 505);
  curveVertex(757, 505);
  endShape();
  
  //7
  beginShape();
  noFill();
  strokeWeight(5);
  stroke(110, 85, 174);
  curveVertex(604, 672);
  curveVertex(604, 672);
  curveVertex(579, 646);
  curveVertex(596, 686);
  curveVertex(570, 654);
  curveVertex(590, 699);
  curveVertex(569, 672);
  curveVertex(588, 705);
  curveVertex(569, 679);
  curveVertex(587, 712);
  curveVertex(588, 718);
  curveVertex(588, 718);
  endShape();
  
  //7-2
  beginShape();
  noFill();
  strokeWeight(3.5);
  stroke(110, 85, 174);
  curveVertex(588, 718);
  curveVertex(588, 718);
  curveVertex(588, 718);
  curveVertex(569, 700);
  curveVertex(574, 714);
  curveVertex(574, 722);
  curveVertex(566, 715);
  curveVertex(566, 715);
  endShape();
  
  //6
  beginShape();
  noFill();
  strokeWeight(5);
  stroke(20, 17, 15);
  curveVertex(585, 619);
  curveVertex(585, 619);
  curveVertex(625, 649);
  curveVertex(585, 627);
  curveVertex(615, 659);
  curveVertex(586, 638);
  curveVertex(626, 680);
  curveVertex(580, 641);
  curveVertex(607, 674);
  curveVertex(607, 674);
  endShape();
  
  //5
  beginShape();
  noFill();
  strokeWeight(5);
  stroke(20, 17, 15);
  curveVertex(663, 484);
  curveVertex(663, 484);
  curveVertex(673, 525);
  curveVertex(664, 516);
  curveVertex(666, 537);
  curveVertex(666, 537);
  endShape();
  
  //4
  beginShape();
  noFill();
  strokeWeight(5);
  stroke(20, 17, 15);
  curveVertex(654, 555);
  curveVertex(654, 555);
  curveVertex(660, 574);
  curveVertex(651, 564);
  curveVertex(655, 590);
  curveVertex(644, 582);
  curveVertex(648, 594);
  curveVertex(638, 594);
  curveVertex(654, 603);
  curveVertex(638, 601);
  curveVertex(654, 614);
  curveVertex(654, 614);
  endShape();
  
  //3
  beginShape();
  noFill();
  strokeWeight(5);
  stroke(20, 17, 15);
  curveVertex(637, 473);
  curveVertex(644, 487);
  curveVertex(633, 482);
  curveVertex(642, 496);
  curveVertex(627, 494);
  curveVertex(632, 513);
  curveVertex(621, 503);
  curveVertex(633, 530);
  curveVertex(620, 516);
  curveVertex(627, 533);
  curveVertex(614, 525);
  curveVertex(628, 547);
  endShape();
  
  //2
  beginShape();
  noFill();
  strokeWeight(5);
  stroke(20, 17, 15);
  curveVertex(610, 532);
  curveVertex(610, 532);
  curveVertex(616, 540);
  curveVertex(608, 537);
  curveVertex(611, 549);
  curveVertex(600, 544);
  curveVertex(609, 557);
  curveVertex(588, 547);
  curveVertex(605, 570);
  curveVertex(575, 548);
  curveVertex(603, 576);
  curveVertex(574, 557);
  curveVertex(602, 584);
  curveVertex(586, 577);
  curveVertex(604, 596);
  curveVertex(587, 588);
  curveVertex(604, 607);
  curveVertex(585, 600);
  curveVertex(603, 620);
  curveVertex(603, 620);
  endShape();
  
  //1
  beginShape();
  noFill();
  strokeWeight(5);
  stroke(20, 17, 15);
  curveVertex(644, 544);
  curveVertex(644, 544);
  curveVertex(635, 551);
  curveVertex(642, 557);
  curveVertex(630, 562);
  curveVertex(635, 568);
  curveVertex(627, 570);
  curveVertex(632, 582);
  curveVertex(623, 581);
  curveVertex(629, 591);
  curveVertex(619, 589);
  curveVertex(627, 598);
  curveVertex(618, 596);
  curveVertex(625, 608);
  curveVertex(625, 608);
  endShape();
}

// ── jacket.pde
void jacket() {
  noFill();
  
  // -snaps
  ellipseMode(CENTER);
  stroke(174, 143, 161);
  ellipse(198.62, 812.53, 12.5, 16.1);
  
  stroke(174, 143, 161);  
  ellipse(791.45, 746.16, 16.77, 22.71);

  // -outlines
  // --interior
  // ---left
  beginShape();
  strokeWeight(7);
  stroke(45, 42, 45);
  curveVertex(338.94, 702.03);
  curveVertex(338.94, 702.03);
  curveVertex(335.45, 769.77);
  curveVertex(337, 851.84);
  curveVertex(337, 851.84);
  endShape();
  
  beginShape();
  strokeWeight(6);
  stroke(45, 42, 45);
  curveVertex(337, 851.84);
  curveVertex(337, 851.84);
  curveVertex(340.08, 890.85);
  curveVertex(346.29, 927.71);
  curveVertex(346.29, 927.71);
  endShape();
  
  beginShape();
  strokeWeight(4.5);
  stroke(45, 42, 45);
  curveVertex(346.29, 927.71);
  curveVertex(346.29, 927.71);
  curveVertex(351.78, 948.8);
  curveVertex(358.68, 969.9);
  curveVertex(358.68, 969.9);
  endShape();
  
  // ---right
  beginShape();
  strokeWeight(7);
  stroke(45, 42, 45);
  curveVertex(595, 697.39);
  curveVertex(595, 697.39);
  curveVertex(582.81, 793.77);
  curveVertex(575.18, 846.87);
  curveVertex(575.18, 846.87);
  endShape();
  
  beginShape();
  strokeWeight(6);
  stroke(45, 42, 45);
  curveVertex(575.18, 846.87);
  curveVertex(575.18, 846.87);
  curveVertex(571.56, 872.86);
  curveVertex(566.73, 901.32);
  curveVertex(566.73, 901.32);
  endShape();
  
  beginShape();
  strokeWeight(5);
  stroke(45, 42, 45);
  curveVertex(566.73, 901.32);
  curveVertex(566.73, 901.32);
  curveVertex(562.05, 929.29);
  curveVertex(559.87, 950.6);
  curveVertex(559.87, 950.6);
  endShape();
  
  // --exterior
  // ---left
  beginShape();
  strokeWeight(6);
  stroke(45, 42, 45);
  curveVertex(78.29, 838.03);
  curveVertex(78.29, 838.03);
  curveVertex(79.06, 794.68);
  curveVertex(78.81, 771.97);
  curveVertex(89.9, 787.97);
  curveVertex(88.35, 741.26);
  curveVertex(98.16, 727.06);
  curveVertex(95.32, 697.39);
  curveVertex(114.74, 673.90);
  curveVertex(117, 643.19);
  curveVertex(170.94, 562.16);
  curveVertex(170.94, 562.16);
  endShape();
  
  beginShape();
  strokeWeight(6);
  stroke(45, 42, 45);
  vertex(172.23, 565.52);
  vertex(286.29, 513.90);
  endShape();
  
  // ---lapel
  beginShape();
  strokeWeight(6);
  stroke(45, 42, 45);
  curveVertex(285.52, 519.52);
  curveVertex(285.52, 519.52);
  curveVertex(210.42, 568.87);
  curveVertex(137.65, 643.97);
  curveVertex(137.65, 643.97);
  endShape();
  
  beginShape();
  strokeWeight(6);
  stroke(45, 42, 45);
  vertex(137.65, 643.97);
  vertex(249.129, 674.94);
  endShape();
  
  beginShape();
  strokeWeight(6);
  stroke(45, 42, 45);
  curveVertex(240.35, 682.16);
  curveVertex(240.35, 682.16);
  curveVertex(216.23, 734.88); 
  curveVertex(190.39, 781.75);
  curveVertex(182.55, 841);
  curveVertex(182.55, 841);
  endShape();
  
  beginShape();
  strokeWeight(6);
  stroke(45, 42, 45);
  curveVertex(184.61, 840.61);
  curveVertex(184.61, 840.61);
  curveVertex(212.48, 826.26); 
  curveVertex(229.52, 835.97);
  curveVertex(199.32, 851.97);
  curveVertex(169.13, 863.84);
  curveVertex(169.13, 863.84);
  endShape();
  
  beginShape();
  strokeWeight(6);
  stroke(45, 42, 45);
  curveVertex(166.55, 863.84);
  curveVertex(166.55, 863.84);
  curveVertex(172.23, 909.77); 
  curveVertex(192.35, 942.29); 
  curveVertex(192.35, 942.29);
  endShape();
  
  beginShape();
  strokeWeight(6);
  stroke(45, 42, 45);
  curveVertex(253.77, 688.61);
  curveVertex(253.77, 688.61);
  curveVertex(233.65, 734.80);
  curveVertex(243.12, 774.57);
  curveVertex(242.68, 816.61);
  curveVertex(226.42, 887.84);
  curveVertex(231.84, 920.35);
  curveVertex(231.84, 920.35);
  endShape();
  
  /// ---right
  beginShape();
  strokeWeight(6);
  stroke(45, 42, 45);
  curveVertex(755.1, 534.77);
  curveVertex(755.1, 534.77);
  curveVertex(766.10, 537.78);
  curveVertex(790.29, 538.97);
  curveVertex(811.58,552.13);
  curveVertex(841, 563.74);
  curveVertex(868.87, 601.68);
  curveVertex(882.42, 626.06);
  curveVertex(897.13, 675.61);
  curveVertex(897.13, 675.61);
  endShape();
   
  beginShape();
  strokeWeight(6);
  stroke(45, 42, 45);
  curveVertex(802.68, 640.42);
  curveVertex(802.68, 640.42);
  curveVertex(808.48, 681.84);
  curveVertex(803.84, 719.77);
  curveVertex(803.84, 719.77);
  endShape();
  
  /// ---lapel
  beginShape();
  strokeWeight(6);
  stroke(45, 42, 45);
  curveVertex(698.55, 510.23);
  curveVertex(698.55, 510.23);
  curveVertex(767.06, 542.16);
  curveVertex(797.26, 582.81);
  curveVertex(819.62, 617.24);
  curveVertex(819.62, 617.24);
  endShape();
  
  beginShape();
  strokeWeight(6);
  stroke(45, 42, 45);
  curveVertex(819.97, 617.13);
  curveVertex(819.97, 617.13);
  curveVertex(768.35, 641.39);
  curveVertex(724.48, 678.55);
  curveVertex(724.48, 678.55);
  endShape();
  
  beginShape();
  strokeWeight(6);
  stroke(45, 42, 45);
  curveVertex(724.48, 680.61);
  curveVertex(724.48, 680.61);
  curveVertex(770.94, 709.52);
  curveVertex(827.71, 732.74);
  curveVertex(827.71, 732.74);
  endShape();
  
  beginShape();
  strokeWeight(6);
  stroke(45, 42, 45);
  curveVertex(828.23, 735.32);
  curveVertex(828.23, 735.32);
  curveVertex(783.84, 839.58);
  curveVertex(761.13, 957.77);
  curveVertex(761.13, 957.77);
  endShape();
  
  // curveVertex(, );
}

// ── jacket_color.pde
void jacket_color() {
  // -left
  //11
  beginShape();
  noFill();
  strokeWeight(6);
  stroke(93, 90, 94);
  curveVertex(289, 525);
  curveVertex(289, 525);
  curveVertex(220, 573);
  curveVertex(167, 638);
  curveVertex(230, 575);
  curveVertex(289, 537);
  curveVertex(201, 616);
  curveVertex(181, 642);
  curveVertex(241, 584);
  curveVertex(289, 552);
  curveVertex(233, 602);
  curveVertex(197, 640);
  curveVertex(250, 594);
  curveVertex(288, 565);
  curveVertex(239, 617);
  curveVertex(239, 617);
  endShape();
  
  //10
  beginShape();
  noFill();
  strokeWeight(6);
  stroke(20, 17, 15);
  curveVertex(284, 611);           
  curveVertex(284, 611);
  curveVertex(270, 598);
  curveVertex(283, 635);
  curveVertex(256, 607);
  curveVertex(284, 664);
  curveVertex(248, 625);
  curveVertex(271, 671);
  curveVertex(235, 633);
  curveVertex(263, 674);
  curveVertex(230, 646);
  curveVertex(230, 646);
  endShape();
  
  //9
  beginShape();
  noFill();
  strokeWeight(5);
  stroke(20, 17, 15);
  curveVertex(316, 720);
  curveVertex(316, 720);
  curveVertex(294, 668);
  curveVertex(306, 730);
  curveVertex(276, 671);
  curveVertex(303, 745);
  curveVertex(268, 683);
  curveVertex(301, 766);
  curveVertex(263, 702);
  curveVertex(291, 772);
  curveVertex(258, 712);
  curveVertex(283, 783);
  curveVertex(253, 726);
  curveVertex(287, 812);
  curveVertex(262, 766);
  curveVertex(262, 766);
  endShape();
  
  //8
  beginShape();
  noFill();
  strokeWeight(6);
  stroke(20, 17, 15);
  curveVertex(243, 728);
  curveVertex(243, 728);
  curveVertex(262, 785);
  curveVertex(294, 842);
  curveVertex(268, 817);
  curveVertex(257, 795);
  curveVertex(273, 836);
  curveVertex(288, 854);
  curveVertex(274, 850);
  curveVertex(263, 835);
  curveVertex(272, 862);
  curveVertex(286, 880);
  curveVertex(286, 880);
  endShape();
  
  //7
  beginShape();
  noFill();
  strokeWeight(5);
  stroke(20, 17, 15);
  curveVertex(248, 831);
  curveVertex(248, 831);
  curveVertex(270, 878);
  curveVertex(293, 927);
  curveVertex(246, 859);
  curveVertex(281, 938);
  curveVertex(241, 862);
  curveVertex(274, 937);
  curveVertex(239, 873);
  curveVertex(239, 873);
  endShape();
  
  //7-2
  beginShape();
  noFill();
  strokeWeight(4);
  stroke(20, 17, 15);
  curveVertex(239, 873);
  curveVertex(239, 873);
  curveVertex(274, 963);
  curveVertex(240, 917);
  curveVertex(246, 947);
  curveVertex(248, 972);
  curveVertex(248, 972);
  endShape();
  
  //6
  beginShape();
  noFill();
  strokeWeight(5);
  stroke(93, 90, 94);
  curveVertex(313, 730);
  curveVertex(313, 730);
  curveVertex(327, 730);
  curveVertex(308, 773);
  curveVertex(330, 756);
  curveVertex(316, 799);
  curveVertex(329, 791);
  curveVertex(313, 826);
  curveVertex(329, 812);
  curveVertex(306, 855);
  curveVertex(323, 837);
  curveVertex(305, 874);
  curveVertex(328, 844);
  curveVertex(320, 898);
  curveVertex(320, 909);
  curveVertex(331, 896);
  curveVertex(327, 938);
  curveVertex(329, 949);
  curveVertex(339, 940);
  curveVertex(339, 940);
  endShape();
  
  //5
  beginShape();
  noFill();
  strokeWeight(6);
  stroke(93, 90, 94);
  curveVertex(234, 796);
  curveVertex(234, 796);
  curveVertex(222, 752);
  curveVertex(229, 814);
  curveVertex(211, 769);
  curveVertex(222, 818);
  curveVertex(207, 786);
  curveVertex(214, 818);
  curveVertex(214, 818);
  endShape();
  
  //4
  beginShape();
  noFill();
  strokeWeight(5);
  stroke(93, 90, 94);
  curveVertex(220, 884);
  curveVertex(220, 884);
  curveVertex(215, 858);
  curveVertex(214, 885);
  curveVertex(208, 857);
  curveVertex(217, 898);
  curveVertex(201, 859);
  curveVertex(218, 910);
  curveVertex(195, 867);
  curveVertex(210, 914);
  curveVertex(186, 863);
  curveVertex(204, 923);
  curveVertex(180, 866);
  curveVertex(188, 921);
  curveVertex(188, 921);
  endShape();
  
  //3
  beginShape();
  noFill();
  strokeWeight(5);
  stroke(20, 17, 15);
  curveVertex(223, 683);
  curveVertex(223, 683);
  curveVertex(172, 659);
  curveVertex(228, 694);
  curveVertex(162, 665);
  curveVertex(220, 700);
  curveVertex(180, 687);
  curveVertex(216, 716);
  curveVertex(178, 702);
  curveVertex(202, 721);
  curveVertex(202, 721);
  endShape();
  
  //2
  beginShape();
  noFill();
  strokeWeight(5);
  stroke(93, 90, 94);
  curveVertex(155, 671);
  curveVertex(155, 671); 
  curveVertex(154, 728);
  curveVertex(163, 685);
  curveVertex(169, 748);
  curveVertex(181, 712);
  curveVertex(182, 772);
  curveVertex(189, 719);
  curveVertex(189, 719);
  endShape();
  
  //1
  beginShape();
  noFill();
  strokeWeight(5);
  stroke(93, 90, 94);
  curveVertex(141, 688);
  curveVertex(141, 688);
  curveVertex(156, 748);
  curveVertex(170, 804);
  curveVertex(136, 733);
  curveVertex(150, 786);
  curveVertex(172, 845);
  curveVertex(133, 778);
  curveVertex(161, 846);
  curveVertex(132, 802);
  curveVertex(151, 858);
  curveVertex(123, 827);
  curveVertex(123, 827);
  endShape();
  
  //1-2
  beginShape();
  noFill();
  strokeWeight(4);
  stroke(93, 90, 94);
  curveVertex(123, 827);
  curveVertex(123, 827);
  curveVertex(138, 862);
  curveVertex(119, 850);
  curveVertex(128, 870);
  curveVertex(128, 870);
  endShape();
  
  // -right
  //15
  beginShape();
  noFill();
  strokeWeight(5);
  stroke(93, 90, 94);
  curveVertex(598, 779);
  curveVertex(598, 779);
  curveVertex(585, 865);
  curveVertex(601, 793);
  curveVertex(589, 894);
  curveVertex(609, 792);
  curveVertex(594, 901);
  curveVertex(618,760);
  curveVertex(609, 847);
  curveVertex(608, 899);
  curveVertex(608, 899);
  endShape(); 
  
  //14
  beginShape();
  noFill();
  strokeWeight(5);
  stroke(93, 90, 94);
  curveVertex(628, 925);
  curveVertex(628, 925);
  curveVertex(618, 835);
  curveVertex(628, 749);
  curveVertex(626, 845);
  curveVertex(639, 910);
  curveVertex(632, 833);
  curveVertex(639, 723);
  curveVertex(639, 825);
  curveVertex(644, 876);
  curveVertex(644, 876);
  endShape();
  
  //13
  beginShape();
  noFill();
  strokeWeight(5);
  stroke(93, 90, 94);
  curveVertex(646, 731);
  curveVertex(646, 731);
  curveVertex(649, 803);
  curveVertex(660, 881);
  curveVertex(653, 802);
  curveVertex(658, 745);
  curveVertex(661, 816);
  curveVertex(672, 886);
  curveVertex(667, 816);
  curveVertex(672, 718);
  curveVertex(673, 823);
  curveVertex(685, 907);
  curveVertex(680, 804);
  curveVertex(687, 688);
  curveVertex(688, 799);
  curveVertex(700, 896);
  curveVertex(700, 896);
  endShape();
  
  //12
  beginShape();
  noFill();
  strokeWeight(5);
  stroke(93, 90, 94);
  curveVertex(683, 627);
  curveVertex(683, 627);
  curveVertex(691, 606);
  curveVertex(686, 654);
  curveVertex(708, 622);
  curveVertex(700, 668);
  curveVertex(719, 628);
  curveVertex(717, 671);
  curveVertex(729, 634);
  curveVertex(729, 664);
  curveVertex(740, 636);
  curveVertex(740, 636);
  endShape();
  
  //11
  beginShape();
  noFill();
  strokeWeight(6);
  stroke(93, 90, 94);
  curveVertex(685, 569);
  curveVertex(685, 569);
  curveVertex(710, 616);
  curveVertex(689, 555);
  curveVertex(737, 625);
  curveVertex(698, 538);
  curveVertex(753, 638);
  curveVertex(706, 525);
  curveVertex(767, 635);
  curveVertex(722, 528);
  curveVertex(779, 624);
  curveVertex(750, 542);
  curveVertex(801, 620);
  curveVertex(769, 553);
  curveVertex(769, 553);
  endShape();
  
  //10
  beginShape();
  noFill();
  strokeWeight(5);
  stroke(20, 17, 15);
  curveVertex(651, 682);
  curveVertex(651, 682);
  curveVertex(660, 650);
  curveVertex(654, 696);
  curveVertex(669, 653);
  curveVertex(669, 701);
  curveVertex(677, 668);
  curveVertex(677, 668);
  endShape();
  
  //9
  beginShape();
  noFill();
  strokeWeight(6);
  stroke(93, 90, 94);
  curveVertex(744, 717);
  curveVertex(744, 717);
  curveVertex(734, 775);
  curveVertex(759, 717);
  curveVertex(748, 787);
  curveVertex(771, 720);
  curveVertex(760, 781);
  curveVertex(773, 756);
  curveVertex(763, 794);
  curveVertex(777, 766);
  curveVertex(777, 766);
  endShape();
  
  //8
  beginShape();
  noFill();
  strokeWeight(5);
  stroke(93, 90, 94);
  curveVertex(733, 797);
  curveVertex(733, 797);
  curveVertex(724, 856);
  curveVertex(726, 918);
  curveVertex(736, 852);
  curveVertex(752, 798);
  curveVertex(739, 875);
  curveVertex(739, 907);
  curveVertex(751, 843);
  curveVertex(772, 795);
  curveVertex(755, 848);
  curveVertex(750, 896);
  curveVertex(769, 827);
  curveVertex(799, 765);
  curveVertex(799, 765);
  endShape();
  
  //7
  beginShape();
  noFill();
  strokeWeight(5);
  stroke(20, 17, 15);
  curveVertex(726, 719);
  curveVertex(726, 719);
  curveVertex(728, 774);
  curveVertex(718, 752);
  curveVertex(724, 801);
  curveVertex(711, 770);
  curveVertex(723, 832);
  curveVertex(704, 776);
  curveVertex(714, 848);
  curveVertex(700, 800);
  curveVertex(717, 878);
  curveVertex(704, 859);
  curveVertex(714, 900);
  curveVertex(714, 900);
  endShape();
  
  //6
  beginShape();
  noFill();
  strokeWeight(5);
  stroke(20, 17, 15);
  curveVertex(739, 681);
  curveVertex(739, 681);
  curveVertex(749, 659);
  curveVertex(743, 685);
  curveVertex(762, 654);
  curveVertex(751, 695);
  curveVertex(778, 642);
  curveVertex(766, 697);
  curveVertex(791, 635);
  curveVertex(775, 705);
  curveVertex(793, 657);
  curveVertex(785, 711);
  curveVertex(797, 685);
  curveVertex(797, 685);
  endShape();
  
  //5
  beginShape();
  noFill();
  strokeWeight(5);
  stroke(93, 90, 94);
  curveVertex(814, 574);
  curveVertex(814, 574);
  curveVertex(854, 602);
  curveVertex(823, 594);
  curveVertex(873, 625);
  curveVertex(834, 612);
  curveVertex(881, 644);
  curveVertex(834, 628);
  curveVertex(879, 656);
  curveVertex(842, 646);
  curveVertex(888, 672);
  curveVertex(842, 659);
  curveVertex(899, 694);
  curveVertex(899, 694);
  endShape();
  
  //4
  beginShape();
  noFill();
  strokeWeight(5);
  stroke(93, 90, 94);
  curveVertex(840, 750);
  curveVertex(840, 750);
  curveVertex(850, 675);
  curveVertex(855, 770);
  curveVertex(863, 684);
  curveVertex(865, 772);
  curveVertex(876, 683);
  curveVertex(882, 786);
  curveVertex(887, 704);
  curveVertex(896, 788);
  curveVertex(896, 788);
  endShape();
  
  //3
  beginShape();
  noFill();
  strokeWeight(6);
  stroke(93, 90, 94);
  curveVertex(860, 784);
  curveVertex(860, 784);
  curveVertex(828, 846);
  curveVertex(876, 794);
  curveVertex(830, 865);
  curveVertex(882, 811);
  curveVertex(842, 877);
  curveVertex(904, 815);
  curveVertex(904, 815);
  endShape();
  
  //3-3
  beginShape();
  noFill();
  strokeWeight(4);
  stroke(93, 90, 94);
  curveVertex(904, 815);
  curveVertex(904, 815);
  curveVertex(843, 900);
  curveVertex(903, 841);
  curveVertex(874, 890);
  curveVertex(874, 890);
  endShape();
  
  //2
  beginShape();
  noFill();
  strokeWeight(5);
  stroke(20, 17, 15);
  curveVertex(833, 876);
  curveVertex(833, 876);
  curveVertex(810, 838);
  curveVertex(822, 887);
  curveVertex(794, 846);
  curveVertex(814, 889);
  curveVertex(785, 854);
  curveVertex(805, 895);
  curveVertex(782, 868);
  curveVertex(793, 896);
  curveVertex(793, 896);
  endShape();
  
  //2-2
  beginShape();
  noFill();
  strokeWeight(4);
  stroke(20, 17, 15);
  curveVertex(793, 896);
  curveVertex(793, 896);
  curveVertex(778, 884);
  curveVertex(790, 913);
  curveVertex(778, 910);
  curveVertex(787, 933);
  curveVertex(787, 933);
  endShape();
  
  //1
  beginShape();
  noFill();
  strokeWeight(5);
  stroke(20, 17, 15);
  curveVertex(824, 764);
  curveVertex(824, 764);
  curveVertex(824, 820);
  curveVertex(814, 778);
  curveVertex(812, 824);
  curveVertex(804, 802);
  curveVertex(805, 830);
  curveVertex(796, 817);
  curveVertex(796, 845);
  curveVertex(796, 845);
  endShape();
  
  
  
    // curveVertex(, );
}

// ── shirt.pde
void shirt() {
  noFill();
  
  // -top line
  beginShape();
  strokeWeight(6);
  stroke(174, 143, 161);
  curveVertex(336.39, 829.03);
  curveVertex(336.39, 829.03);
  curveVertex(363.32, 843.74);
  curveVertex(402.19, 859.23);
  curveVertex(456, 864.65);
  curveVertex(527.6, 860.58);
  curveVertex(561.29, 851.48);
  curveVertex(574.06, 837.16);
  curveVertex(574.06, 837.16);
  endShape();
  
  // -scribble
  beginShape();
  strokeWeight(6);
  stroke(174, 143, 161);
  curveVertex(341.65, 843.71);
  curveVertex(341.65, 843.71);
  curveVertex(357.52, 940.48); 
  curveVertex(347.06, 846.03);
  curveVertex(370.29, 959.45);
  curveVertex(353.65, 844.48);
  curveVertex(379.19, 961);
  curveVertex(360.23, 849.52);
  curveVertex(386.94, 971.45);
  curveVertex(369.52, 851.45);
  curveVertex(391.58, 970.68);
  curveVertex(380.74, 857.65);
  curveVertex(399.71, 970.29);
  curveVertex(390.03, 862.68);
  curveVertex(403.58, 950.94);
  curveVertex(394.68, 864.23);
  curveVertex(411.32, 956.74);
  curveVertex(411.32, 956.74);
  endShape();
  
  beginShape();
  strokeWeight(6);
  stroke(174, 143, 161);
  curveVertex(413.03, 942.45);
  curveVertex(413.03, 942.45);
  curveVertex(404.52, 868.52);
  curveVertex(425.81, 962.97);
  curveVertex(412.65, 866.97);
  curveVertex(428.13, 935.48);
  curveVertex(420.77, 872.77);
  curveVertex(435.87, 947.48);
  curveVertex(426.97, 870.06);
  curveVertex(440.52, 943.61);
  curveVertex(434.71, 871.61);
  curveVertex(450.19, 950.97);
  curveVertex(442.06, 877.81);
  curveVertex(458.32, 947.48);
  curveVertex(450.19, 870.06);
  curveVertex(464.52, 952.52);
  curveVertex(457.55, 875.1);
  curveVertex(472.26, 945.16);
  curveVertex(464.9, 874.71);
  curveVertex(482.32, 953.29);
  curveVertex(473.81, 874.71);
  curveVertex(489.68, 949.42);
  curveVertex(478.45, 870.84);
  curveVertex(496.65, 947.1);
  curveVertex(486.58, 874.71);
  curveVertex(502.06, 944.39);
  curveVertex(490.06, 870.06);
  curveVertex(510.19, 953.68);
  curveVertex(497.03, 875.87);
  curveVertex(514.06, 945.16);
  curveVertex(501.29, 868.90);
  curveVertex(518.71, 938.97);
  curveVertex(518.71, 938.97);
  endShape();
  
  beginShape();
  strokeWeight(6);
  stroke(174, 143, 161);
  curveVertex(529.94, 957.16);
  curveVertex(529.94, 957.16);
  curveVertex(509.81, 878.97);
  curveVertex(531.48, 947.1);
  curveVertex(513.29, 865.81);
  curveVertex(535.74, 942.06);
  curveVertex(521.03, 872.39);
  curveVertex(539.61, 936.26);
  curveVertex(527.23, 867.74);
  curveVertex(551.23, 950.97);
  curveVertex(551.23, 950.97);
  endShape();
  
  beginShape();
  strokeWeight(6);
  stroke(174, 143, 161);
  curveVertex(553.16, 931.61);
  curveVertex(553.16, 931.61);
  curveVertex(533.03, 866.58);
  curveVertex(555.87, 924.65);
  curveVertex(541.94, 867.35);
  curveVertex(559.74, 915.35);
  curveVertex(549.29, 864.26);
  curveVertex(560.9, 891.35);
  curveVertex(560.13, 869.29);
  curveVertex(566.71, 880.90);
  curveVertex(566.32, 850.71);
  curveVertex(566.32, 850.71);
  endShape();
}

// ── skin.pde
void skin() {
  // -ear
  beginShape();
  noFill();
  strokeWeight(4);
  stroke(110, 76, 77);
  curveVertex(325.9, 289.3);
  curveVertex(325.9, 289.3);
  curveVertex(335.6, 291.3);
  curveVertex(342.9, 297.5);
  curveVertex(342.9, 297.5);
  endShape();
  
  beginShape();
  noFill();
  strokeWeight(4);
  stroke(110, 76, 77);
  curveVertex(326.3, 335.3);
  curveVertex(326.3, 335.3);
  curveVertex(325.5, 327.5);
  curveVertex(326, 311.2);
  curveVertex(329, 305.6);
  curveVertex(334.8, 310.7);
  curveVertex(338.8, 316.7);
  curveVertex(338.8, 316.7);
  endShape();
  
  beginShape();
  strokeWeight(3);
  fill(110, 76, 77);
  stroke(110, 76, 77);
  curveVertex(352.1, 370.7);
  curveVertex(352.1, 370.7);
  curveVertex(344.2, 361.4);
  curveVertex(336, 357.9);
  curveVertex(331.2, 348.8);
  curveVertex(332.5, 342.8);
  curveVertex(335.8, 344.2);
  curveVertex(335.6, 350.4);
  curveVertex(342, 358.1);
  curveVertex(352.1, 370.7);
  curveVertex(352.1, 370.7);
  endShape();
  
  beginShape();
  strokeWeight(2);
  fill(110, 76, 77);
  stroke(110, 76, 77);
  curveVertex(347.7, 353.9);
  curveVertex(347.7, 353.9);
  curveVertex(346.5, 349.5);
  curveVertex(346.7, 341);
  curveVertex(346.7, 341);
  curveVertex(348.5, 335.8);
  curveVertex(355.5, 335.6);
  curveVertex(355.2, 338.4);
  curveVertex(350.3, 340.2);
  curveVertex(352.1, 344.1);
  curveVertex(350.6, 351.7);
  curveVertex(347.7, 353.9);
  curveVertex(347.7, 353.9);
  endShape();
  
  // -cheek
  // --left
  beginShape();
  noFill();
  strokeWeight(4.2);
  stroke(110, 76, 77);
  curveVertex(350.5, 307.6);
  curveVertex(350.5, 307.6);
  curveVertex(369, 341);
  curveVertex(387.3, 364.9);
  curveVertex(387.3, 364.9);
  endShape();
  
  beginShape();
  noFill();
  strokeWeight(3.7);
  stroke(110, 76, 77);
  curveVertex(387.3, 364.9);
  curveVertex(387.3, 364.9);
  curveVertex(395.8, 372);
  curveVertex(404.7, 380.9);
  curveVertex(404.7, 380.9);
  endShape();
  
  beginShape();
  noFill();
  strokeWeight(2.8);
  stroke(110, 76, 77);
  curveVertex(404.7, 380.9);
  curveVertex(404.7, 380.9);
  curveVertex(415.6, 389);
  curveVertex(425.6, 396.6);
  curveVertex(424.6, 395.6);
  endShape();
  
  // 2
  beginShape();
  noFill();
  strokeWeight(4);
  stroke(175, 123, 127);
  curveVertex(357.5, 305.6);
  curveVertex(357.5, 305.6);
  curveVertex(365.6, 320.1);
  curveVertex(379.6, 340.7);
  curveVertex(379.6, 340.7);
  endShape();
  
  beginShape();
  noFill();
  strokeWeight(3);
  stroke(175, 123, 127);
  curveVertex(379.6, 340.7);
  curveVertex(379.6, 340.7);
  curveVertex(392, 355);
  curveVertex(404.9, 366.8);
  curveVertex(404.9, 366.8);
  endShape();
  
  // --right
  beginShape();
  noFill();
  strokeWeight(4);
  stroke(175, 123, 127);
  curveVertex(656.4, 342.4);
  curveVertex(656.4, 342.4);
  curveVertex(650.5, 358.3);
  curveVertex(642.8, 376.5);
  curveVertex(642.8, 376.5);
  endShape();
  
  beginShape();
  noFill();
  strokeWeight(3);
  stroke(175, 123, 127);
  curveVertex(650.5, 358.3);
  curveVertex(650.5, 358.3);
  curveVertex(642.8, 376.5);
  curveVertex(637.4, 386.9);
  curveVertex(637.4, 386.9);
  endShape();
  
  // -temple
  beginShape();
  noFill();
  strokeWeight(4);
  stroke(110, 76, 77);
  curveVertex(411.5, 204.7);
  curveVertex(411.5, 204.7);
  curveVertex(392.6, 222.3);
  curveVertex(408.4, 214.3);
  curveVertex(383.1, 244.5);
  curveVertex(405, 233);
  curveVertex(375, 266);
  curveVertex(403, 250);
  curveVertex(368, 292);
  curveVertex(392, 276);
  curveVertex(392, 276);
  endShape();
  
  beginShape();
  noFill();
  strokeWeight(3);
  stroke(110, 76, 77);
  curveVertex(392, 276);
  curveVertex(392, 276);
  curveVertex(364, 308);
  curveVertex(378, 304);
  curveVertex(378, 304);
  endShape();
  
  beginShape();
  noFill();
  strokeWeight(4);
  stroke(174, 143, 161);
  curveVertex(442, 167);
  curveVertex(442, 167);
  curveVertex(480, 145);
  curveVertex(443, 176);
  curveVertex(487, 147);
  curveVertex(460, 174);
  curveVertex(489, 154);
  curveVertex(489, 154);
  endShape();
  
  beginShape();
  noFill();
  strokeWeight(3);
  stroke(174, 143, 161);
  curveVertex(489, 154);
  curveVertex(489, 154);
  curveVertex(465, 184);
  curveVertex(483, 171);
  curveVertex(493, 166);
  curveVertex(493, 166);
  endShape();
  
  beginShape();
  noFill();
  strokeWeight(4);
  stroke(174, 143, 161);
  curveVertex(596, 161);
  curveVertex(596, 161);
  curveVertex(614, 181);
  curveVertex(632, 218);
  curveVertex(641, 246);
  curveVertex(641, 246);
  endShape();
  
  // -jaw
  beginShape();
  noFill();
  strokeWeight(4);
  stroke(20, 17, 15);
  curveVertex(578, 545);
  curveVertex(578, 545);
  curveVertex(599, 540);
  curveVertex(612, 524);
  curveVertex(622, 496);
  curveVertex(635, 469);
  curveVertex(640, 455);
  curveVertex(648, 426);
  curveVertex(653, 378);
  curveVertex(659, 347);
  curveVertex(659, 334);
  curveVertex(659, 334);
  endShape();
  
  beginShape();
  noFill();
  strokeWeight(5);
  stroke(110, 76, 77);
  curveVertex(366, 392);
  curveVertex(366, 392);
  curveVertex(382, 428);
  curveVertex(397, 460);
  curveVertex(422, 482);
  curveVertex(422, 482);
  endShape();
  
  beginShape();
  noFill();
  strokeWeight(4);
  stroke(110, 76, 77);
  curveVertex(438, 492);
  curveVertex(438, 492);
  curveVertex(460, 508);
  curveVertex(495, 526);
  curveVertex(522, 535);
  curveVertex(522, 535);
  endShape();
  
  beginShape();
  noFill();
  strokeWeight(3.5);
  stroke(110, 76, 77);
  curveVertex(555, 544);
  curveVertex(555, 544);
  curveVertex(569, 545);
  curveVertex(578, 544);
  curveVertex(578, 544);
  endShape();

  // -neck
  beginShape();
  noFill();
  strokeWeight(5);
  stroke(110, 76, 77);
  curveVertex(374, 415);
  curveVertex(374, 415);
  curveVertex(380, 438);
  curveVertex(394, 465);
  curveVertex(385, 460);
  curveVertex(379, 445);
  curveVertex(389, 472);
  curveVertex(401, 488);
  curveVertex(392, 484);
  curveVertex(400, 496);
  curveVertex(409, 507);
  curveVertex(402, 508);
  curveVertex(405, 522);
  curveVertex(415, 532);
  curveVertex(415, 532);
  endShape(); 
  
  beginShape();
  noFill();
  strokeWeight(5);
  stroke(110, 76, 77);
  curveVertex(570, 551);
  curveVertex(570, 551);
  curveVertex(567, 596);
  curveVertex(563, 635);
  curveVertex(563, 635);
  endShape();
  
  beginShape();
  noFill();
  strokeWeight(5);
  stroke(110, 76, 77);
  curveVertex(564, 551);
  curveVertex(564, 551);
  curveVertex(560, 553);
  curveVertex(569, 563);
  curveVertex(561, 564);
  curveVertex(567, 577);
  curveVertex(566, 586);
  curveVertex(560, 584);
  curveVertex(565, 603);
  curveVertex(562, 615);
  curveVertex(555, 602);
  curveVertex(560, 619);
  curveVertex(563, 633);
  curveVertex(555, 621);
  curveVertex(557, 639);
  curveVertex(559, 654);
  curveVertex(559, 654);
  endShape();
  
  beginShape();
  noFill();
  strokeWeight(4);
  stroke(110, 76, 77);
  curveVertex(443, 573);
  curveVertex(443, 573);
  curveVertex(453, 604);
  curveVertex(471, 643);
  curveVertex(471, 643);
  endShape();
}
